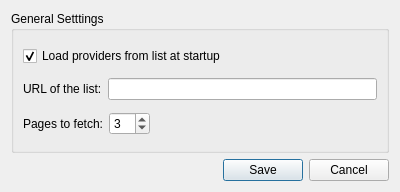
<?xml version="1.0" encoding="UTF-8"?>
<ui version="4.0">
 <class>SettingsDialog</class>
 <widget class="QDialog" name="SettingsDialog">
  <property name="geometry">
   <rect>
    <x>0</x>
    <y>0</y>
    <width>400</width>
    <height>192</height>
   </rect>
  </property>
  <property name="windowTitle">
   <string>Settings</string>
  </property>
  <layout class="QVBoxLayout" name="verticalLayout">
   <item>
    <widget class="QGroupBox" name="groupBox">
     <property name="title">
      <string>General Setttings</string>
     </property>
     <layout class="QVBoxLayout" name="verticalLayout_2">
      <item>
       <widget class="QCheckBox" name="loadProvidersAtStartupCheckbox">
        <property name="text">
         <string>Load providers from list at startup</string>
        </property>
        <property name="checked">
         <bool>true</bool>
        </property>
       </widget>
      </item>
      <item>
       <layout class="QHBoxLayout" name="horizontalLayout">
        <item>
         <widget class="QLabel" name="urlOfThelistLabel">
          <property name="text">
           <string>URL of the list:</string>
          </property>
         </widget>
        </item>
        <item>
         <widget class="QLineEdit" name="urlOfThelistInput"/>
        </item>
       </layout>
      </item>
      <item>
       <layout class="QHBoxLayout" name="horizontalLayout_2">
        <item>
         <widget class="QLabel" name="label_2">
          <property name="text">
           <string>Pages to fetch:</string>
          </property>
         </widget>
        </item>
        <item>
         <widget class="QSpinBox" name="pagesSpinBox">
          <property name="minimum">
           <number>1</number>
          </property>
          <property name="value">
           <number>3</number>
          </property>
         </widget>
        </item>
        <item>
         <spacer name="horizontalSpacer">
          <property name="orientation">
           <enum>Qt::Horizontal</enum>
          </property>
          <property name="sizeHint" stdset="0">
           <size>
            <width>40</width>
            <height>20</height>
           </size>
          </property>
         </spacer>
        </item>
       </layout>
      </item>
     </layout>
    </widget>
   </item>
   <item>
    <widget class="QDialogButtonBox" name="buttonBox">
     <property name="orientation">
      <enum>Qt::Horizontal</enum>
     </property>
     <property name="standardButtons">
      <set>QDialogButtonBox::Cancel|QDialogButtonBox::Save</set>
     </property>
    </widget>
   </item>
  </layout>
 </widget>
 <resources/>
 <connections>
  <connection>
   <sender>buttonBox</sender>
   <signal>accepted()</signal>
   <receiver>SettingsDialog</receiver>
   <slot>accept()</slot>
   <hints>
    <hint type="sourcelabel">
     <x>248</x>
     <y>254</y>
    </hint>
    <hint type="destinationlabel">
     <x>157</x>
     <y>274</y>
    </hint>
   </hints>
  </connection>
  <connection>
   <sender>buttonBox</sender>
   <signal>rejected()</signal>
   <receiver>SettingsDialog</receiver>
   <slot>reject()</slot>
   <hints>
    <hint type="sourcelabel">
     <x>316</x>
     <y>260</y>
    </hint>
    <hint type="destinationlabel">
     <x>286</x>
     <y>274</y>
    </hint>
   </hints>
  </connection>
 </connections>
</ui>
